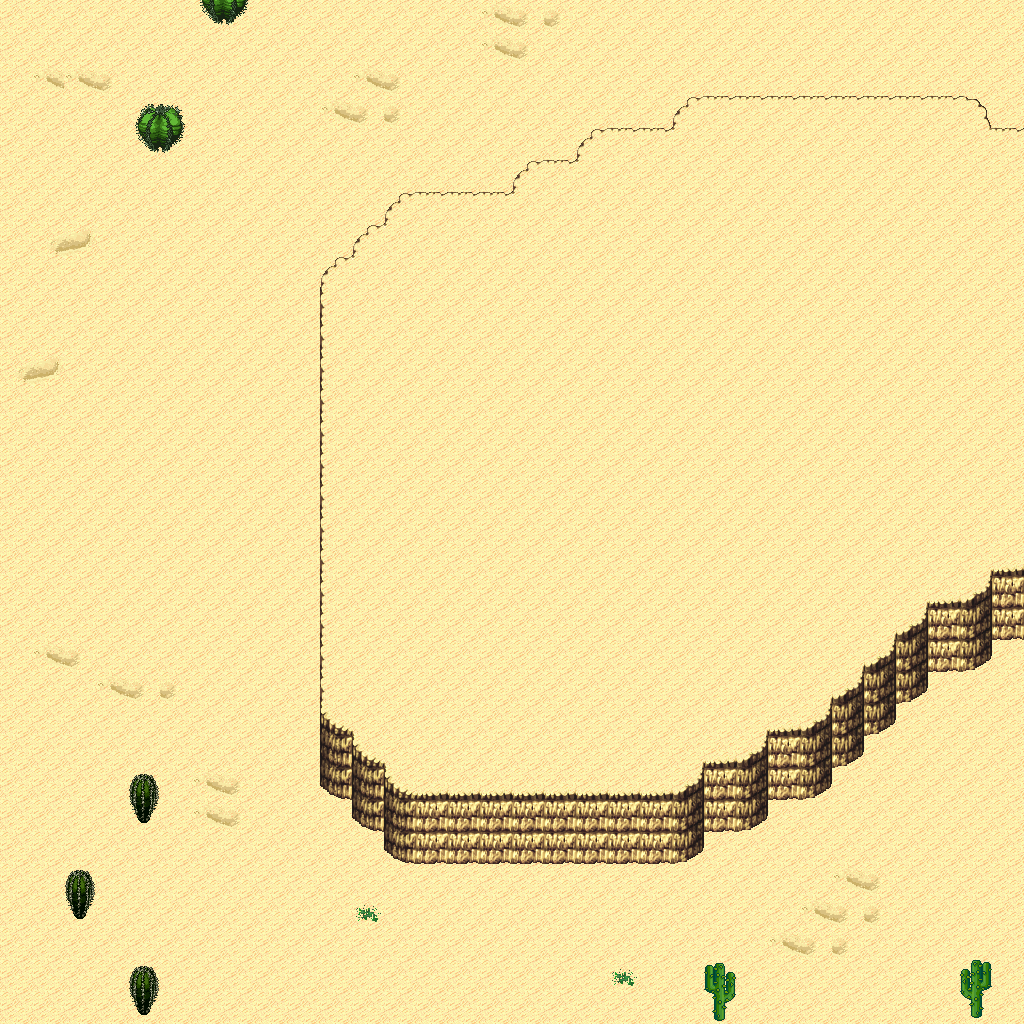

A 2D game scene composited from a Tiled map and its tileset images. What follows is a short description and the map's XML, with each tile layer's data collapsed to a summary:
An orthogonal 32x32 tile map with 32x32 px tiles, 5 tile layers (Ground, Objects, Objects2, Above, ...), 1 hidden layer not drawn, 6 tilesets.

<map version="1.10" tiledversion="1.11.0" orientation="orthogonal" renderorder="right-down" width="32" height="32" tilewidth="32" tileheight="32" infinite="0" nextlayerid="11" nextobjectid="1">
 <tileset firstgid="1" name="logic_collision" tilewidth="32" tileheight="32" tilecount="1" columns="1">
  <image source="../drawable/logic_collision.png" width="32" height="32" />
 </tileset>
 <tileset firstgid="2" name="terrain_desert" tilewidth="32" tileheight="32" tilecount="88" columns="8">
  <image source="../drawable/terrain_desert.png" width="256" height="352" />
 </tileset>
 <tileset firstgid="90" name="ground_sand_2" tilewidth="32" tileheight="32" tilecount="15" columns="5">
  <image source="../drawable/ground_sand_2.png" width="160" height="96" />
 </tileset>
 <tileset firstgid="105" name="plant_cactus_2" tilewidth="32" tileheight="32" tilecount="10" columns="5">
  <image source="../drawable/plant_cactus_2.png" width="160" height="64" />
 </tileset>
 <tileset firstgid="115" name="plant_round_cactuses" tilewidth="32" tileheight="32" tilecount="20" columns="10">
  <image source="../drawable/plant_round_cactuses.png" width="320" height="64" />
 </tileset>
 <tileset firstgid="135" name="plant_cactus" tilewidth="32" tileheight="32" tilecount="2" columns="1">
  <image source="../drawable/plant_cactus.png" width="32" height="64" />
 </tileset>
 <layer id="1" name="Ground" width="32" height="32">
  <data>[1024 cells, 1024 non-empty, 6 distinct tile ids]</data>
 </layer>
 <layer id="2" name="Objects" width="32" height="32">
  <data>[1024 cells, 96 non-empty, 17 distinct tile ids]</data>
 </layer>
 <layer id="3" name="Objects2" width="32" height="32">
  <data>[1024 cells, 0 non-empty, 0 distinct tile ids]</data>
 </layer>
 <layer id="4" name="Above" width="32" height="32">
  <data>[1024 cells, 51 non-empty, 12 distinct tile ids]</data>
 </layer>
 <layer id="5" name="Above2" width="32" height="32">
  <data>[1024 cells, 0 non-empty, 0 distinct tile ids]</data>
 </layer>
 <layer id="6" name="Walkable" width="32" height="32" visible="0">
  <data>[1024 cells, 414 non-empty, 1 distinct tile ids]</data>
 </layer>
 <objectgroup id="7" name="Mapevents" />
 <objectgroup id="8" name="Spawn" />
 <objectgroup id="9" name="Keys" />
 <objectgroup id="10" name="Replace" />
</map>
